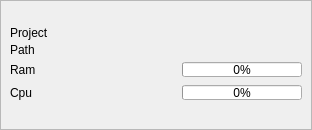
           <widget class="QFrame" name="header_frame">
            <property name="sizePolicy">
             <sizepolicy hsizetype="Minimum" vsizetype="Minimum">
              <horstretch>0</horstretch>
              <verstretch>0</verstretch>
             </sizepolicy>
            </property>
            <property name="minimumSize">
             <size>
              <width>0</width>
              <height>130</height>
             </size>
            </property>
            <property name="maximumSize">
             <size>
              <width>16777215</width>
              <height>130</height>
             </size>
            </property>
            <property name="frameShape">
             <enum>QFrame::StyledPanel</enum>
            </property>
            <property name="frameShadow">
             <enum>QFrame::Raised</enum>
            </property>
            <layout class="QVBoxLayout" name="verticalLayout_6">
             <property name="spacing">
              <number>1</number>
             </property>
             <property name="leftMargin">
              <number>0</number>
             </property>
             <property name="topMargin">
              <number>0</number>
             </property>
             <property name="rightMargin">
              <number>0</number>
             </property>
             <property name="bottomMargin">
              <number>1</number>
             </property>
             <item>
              <layout class="QHBoxLayout" name="horizontalLayout_3">
               <property name="spacing">
                <number>1</number>
               </property>
               <item>
                <layout class="QHBoxLayout" name="user_widget_layout">
                 <property name="spacing">
                  <number>0</number>
                 </property>
                </layout>
               </item>
               <item>
                <layout class="QVBoxLayout" name="jokes_widget_layout">
                 <property name="spacing">
                  <number>0</number>
                 </property>
                </layout>
               </item>
               <item>
                <widget class="QFrame" name="stats_frame">
                 <property name="minimumSize">
                  <size>
                   <width>310</width>
                   <height>0</height>
                  </size>
                 </property>
                 <property name="maximumSize">
                  <size>
                   <width>310</width>
                   <height>16777215</height>
                  </size>
                 </property>
                 <layout class="QFormLayout" name="formLayout">
                  <property name="formAlignment">
                   <set>Qt::AlignLeading|Qt::AlignLeft|Qt::AlignVCenter</set>
                  </property>
                  <property name="verticalSpacing">
                   <number>3</number>
                  </property>
                  <item row="0" column="0">
                   <widget class="QLabel" name="project__name_name_label">
                    <property name="maximumSize">
                     <size>
                      <width>16777215</width>
                      <height>16</height>
                     </size>
                    </property>
                    <property name="text">
                     <string>Project</string>
                    </property>
                    <property name="alignment">
                     <set>Qt::AlignLeading|Qt::AlignLeft|Qt::AlignVCenter</set>
                    </property>
                   </widget>
                  </item>
                  <item row="0" column="1">
                   <widget class="QLabel" name="project_name_label">
                    <property name="text">
                     <string/>
                    </property>
                    <property name="alignment">
                     <set>Qt::AlignRight|Qt::AlignTrailing|Qt::AlignVCenter</set>
                    </property>
                   </widget>
                  </item>
                  <item row="1" column="0">
                   <widget class="QLabel" name="path_name_label">
                    <property name="maximumSize">
                     <size>
                      <width>45</width>
                      <height>16</height>
                     </size>
                    </property>
                    <property name="text">
                     <string>Path</string>
                    </property>
                    <property name="alignment">
                     <set>Qt::AlignLeading|Qt::AlignLeft|Qt::AlignVCenter</set>
                    </property>
                   </widget>
                  </item>
                  <item row="1" column="1">
                   <widget class="QLabel" name="project_path_label">
                    <property name="text">
                     <string/>
                    </property>
                    <property name="alignment">
                     <set>Qt::AlignRight|Qt::AlignTrailing|Qt::AlignVCenter</set>
                    </property>
                   </widget>
                  </item>
                  <item row="2" column="0">
                   <widget class="QLabel" name="ram_name_label">
                    <property name="text">
                     <string>Ram</string>
                    </property>
                    <property name="alignment">
                     <set>Qt::AlignLeading|Qt::AlignLeft|Qt::AlignVCenter</set>
                    </property>
                   </widget>
                  </item>
                  <item row="2" column="1">
                   <layout class="QHBoxLayout" name="horizontalLayout_11">
                    <item>
                     <spacer name="horizontalSpacer_2">
                      <property name="orientation">
                       <enum>Qt::Horizontal</enum>
                      </property>
                      <property name="sizeHint" stdset="0">
                       <size>
                        <width>40</width>
                        <height>20</height>
                       </size>
                      </property>
                     </spacer>
                    </item>
                    <item>
                     <widget class="QProgressBar" name="ram_progressBar">
                      <property name="maximumSize">
                       <size>
                        <width>120</width>
                        <height>15</height>
                       </size>
                      </property>
                      <property name="value">
                       <number>0</number>
                      </property>
                     </widget>
                    </item>
                   </layout>
                  </item>
                  <item row="3" column="1">
                   <layout class="QHBoxLayout" name="horizontalLayout_14">
                    <item>
                     <spacer name="horizontalSpacer_8">
                      <property name="orientation">
                       <enum>Qt::Horizontal</enum>
                      </property>
                      <property name="sizeHint" stdset="0">
                       <size>
                        <width>40</width>
                        <height>20</height>
                       </size>
                      </property>
                     </spacer>
                    </item>
                    <item>
                     <widget class="QProgressBar" name="cpu_progressBar">
                      <property name="maximumSize">
                       <size>
                        <width>120</width>
                        <height>15</height>
                       </size>
                      </property>
                      <property name="value">
                       <number>0</number>
                      </property>
                     </widget>
                    </item>
                   </layout>
                  </item>
                  <item row="3" column="0">
                   <widget class="QLabel" name="cpu_name_label">
                    <property name="text">
                     <string>Cpu</string>
                    </property>
                    <property name="alignment">
                     <set>Qt::AlignLeading|Qt::AlignLeft|Qt::AlignVCenter</set>
                    </property>
                   </widget>
                  </item>
                 </layout>
                </widget>
               </item>
              </layout>
             </item>
            </layout>
           </widget>
